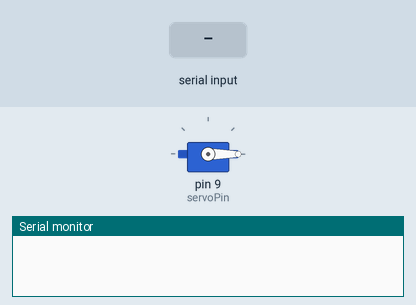
Bench run of a sketch on a simulated Arduino Uno, built with avr-gcc and run on an emulated ATmega328P. On the bench: servo, the last lines printed to the serial monitor. The inputs (shaded band) are chosen by the test bench.

Above: at 1.2 s.
1.3 s: "diez\n" received over Serial
At 2.09 s:
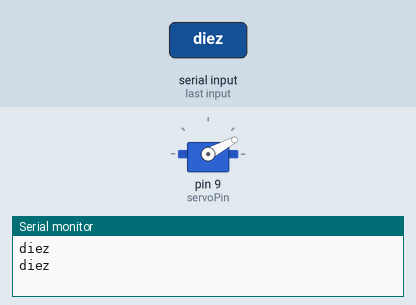
At 2.7 s:
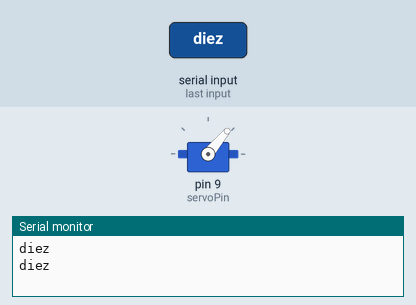
4.3 s: "detener\n" received over Serial
At 6.8 s:
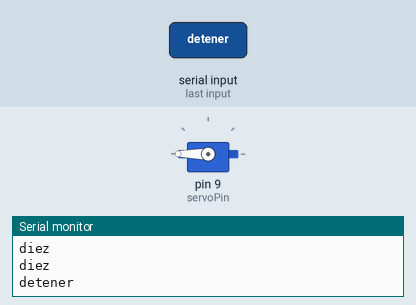
7.3 s: "uno\n" received over Serial
Timing chart, 0 to 13.8 s (numbered marks = the images above; inputs shaded):
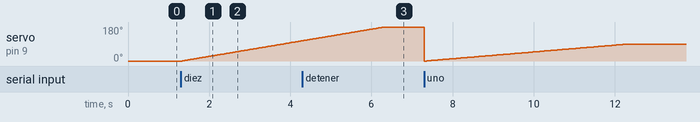

The sketch:

gesture_det.ino
```cpp
#include <Servo.h>  // Incluir la librería Servo para controlar el servo motor

Servo servo1;                         // Crear un objeto servo llamado 'servo1'
const int servoPin = 9;               // Pin digital utilizado para el control del servo
const unsigned long duracion = 5000; // Duración del movimiento en milisegundos (10 segundos)
const int toleranciaAngulo = 2;       // Tolerancia de diferencia de ángulo para considerar que el movimiento ha finalizado
const int duracionRetardo = 5;       // Retardo para un movimiento suave del servo

unsigned long tiempoInicial;          // Tiempo en que comenzó el movimiento
bool enMoviendo = false;              // Variable para indicar si el servo está en movimiento
int anguloFinal = 0;                  // Ángulo final al que se moverá el servo

void setup() {
  Serial.begin(9600);                 // Inicializar la comunicación serial a 9600 baudios
  servo1.attach(servoPin);            // Asociar el pin del servo al objeto 'servo1'
  servo1.write(0);                    // Establecer la posición inicial del servo en 0 grados
  digitalWrite(2, LOW);
}

void loop() {
  if (Serial.available() > 0) {
    String entrada = Serial.readStringUntil('\n');  // Leer la entrada serial hasta encontrar un salto de línea

    Serial.println(entrada);

    if (entrada == "start" && !enMoviendo) {         // Si se recibe "diez" y no hay un movimiento en curso
      iniciarMovimientoServo(0);                  // Iniciar movimiento del servo a 180 grados
      digitalWrite(2, HIGH);
      Serial.println(entrada);
    }

    if (entrada == "diez" && !enMoviendo) {         // Si se recibe "diez" y no hay un movimiento en curso
      iniciarMovimientoServo(180);                  // Iniciar movimiento del servo a 180 grados
      digitalWrite(2, HIGH);
      Serial.println(entrada);
    }

    if (entrada == "uno" && !enMoviendo) {          // Si se recibe "uno" y no hay un movimiento en curso
      iniciarMovimientoServo(90);                   // Iniciar movimiento del servo a 90 grados
      digitalWrite(2, HIGH);
      Serial.println(entrada);
    }
    if (entrada == "detener" && !enMoviendo) {      // Si se recibe "detener" y no hay un movimiento en curso
      iniciarMovimientoServo(0);                    // Iniciar movimiento del servo a 0 grados (detener)
      digitalWrite(2, HIGH);
      Serial.println(entrada);
    }
  }

  if (enMoviendo) {                                  // Si hay un movimiento en curso
    unsigned long tiempoActual = millis();           // Obtener el tiempo actual en milisegundos
    if (tiempoActual - tiempoInicial <= duracion) {  // Si no ha pasado el tiempo de duración del movimiento
      int anguloActual = map(tiempoActual - tiempoInicial, 0, duracion, 0, anguloFinal);  // Calcular el ángulo actual basado en el tiempo transcurrido
      servo1.write(anguloActual);                    // Mover el servo al ángulo actual
      delay(duracionRetardo);                        // Introducir un pequeño retardo para suavizar el movimiento del servo
    } else if (abs(anguloFinal - servo1.read()) < toleranciaAngulo) {  // Si ha pasado el tiempo de duración y el servo está cerca del ángulo final
      enMoviendo = false;  // Finalizar el movimiento
    }
  }
}

void iniciarMovimientoServo(int angulo) {
  servo1.write(0);  // Establecer la posición inicial del servo en 0 grados antes de iniciar el movimiento
  anguloFinal = angulo;      // Establecer el ángulo final deseado
  tiempoInicial = millis();  // Registrar el tiempo en que comenzó el movimiento
  enMoviendo = true;         // Indicar que se ha iniciado el movimiento
}
```

Measured:
- after the input at 1.3 s, servo on pin 9 (servoPin): moves from 0° to 107° over 2.9 s, starting at once
